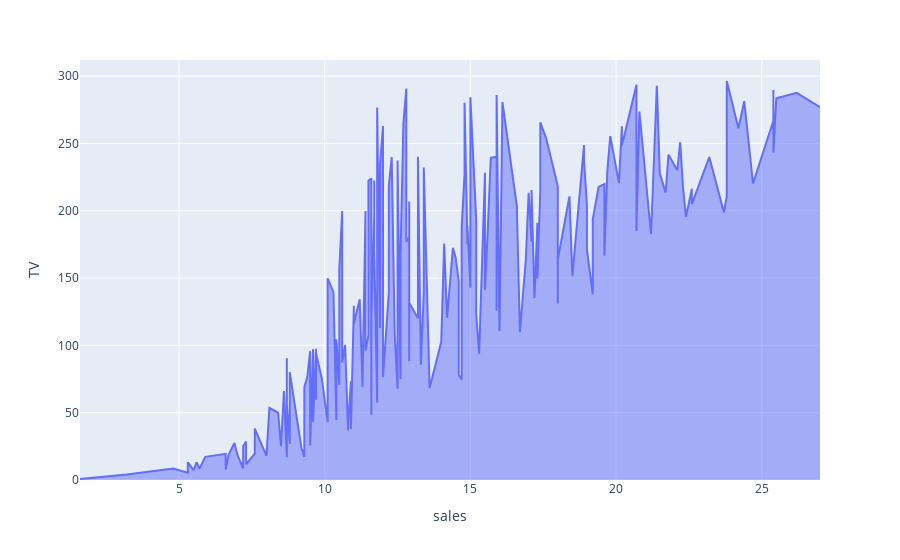

The cell this chart's notebook holds for it:
### Markdown cell above
Observation: With the help of jointplot, we can see the distribution as well as the direction of sales whether it is positive or not. TV AND Radio is having a positive direction and as the value of TV and radio increasing, sales is also increasing.

### Code cell
#plotting area charts
px.area(data,y='TV',x='sales')

### Figure 1 — Plotly figure (JSON) as saved in the notebook; plotly's stock layout.template omitted (floating-point values rounded to 4 significant figures; data arrays with more than 128 entries replaced by an {"elided": "..."} marker saying what was removed)
{"data": [{"hovertemplate": "sales=%{x}<br>TV=%{y}<extra></extra>", "legendgroup": "", "line": {"color": "#636efa"}, "marker": {"symbol": "circle"}, "mode": "lines", "name": "", "orientation": "v", "showlegend": false, "stackgroup": "1", "type": "scatter", "x": {"elided": "200 float values"}, "xaxis": "x", "y": {"elided": "200 float values"}, "yaxis": "y"}], "layout": {"legend": {"tracegroupgap": 0}, "margin": {"t": 60}, "xaxis": {"anchor": "y", "domain": [0, 1], "title": {"text": "sales"}}, "yaxis": {"anchor": "x", "domain": [0, 1], "title": {"text": "TV"}}}}
